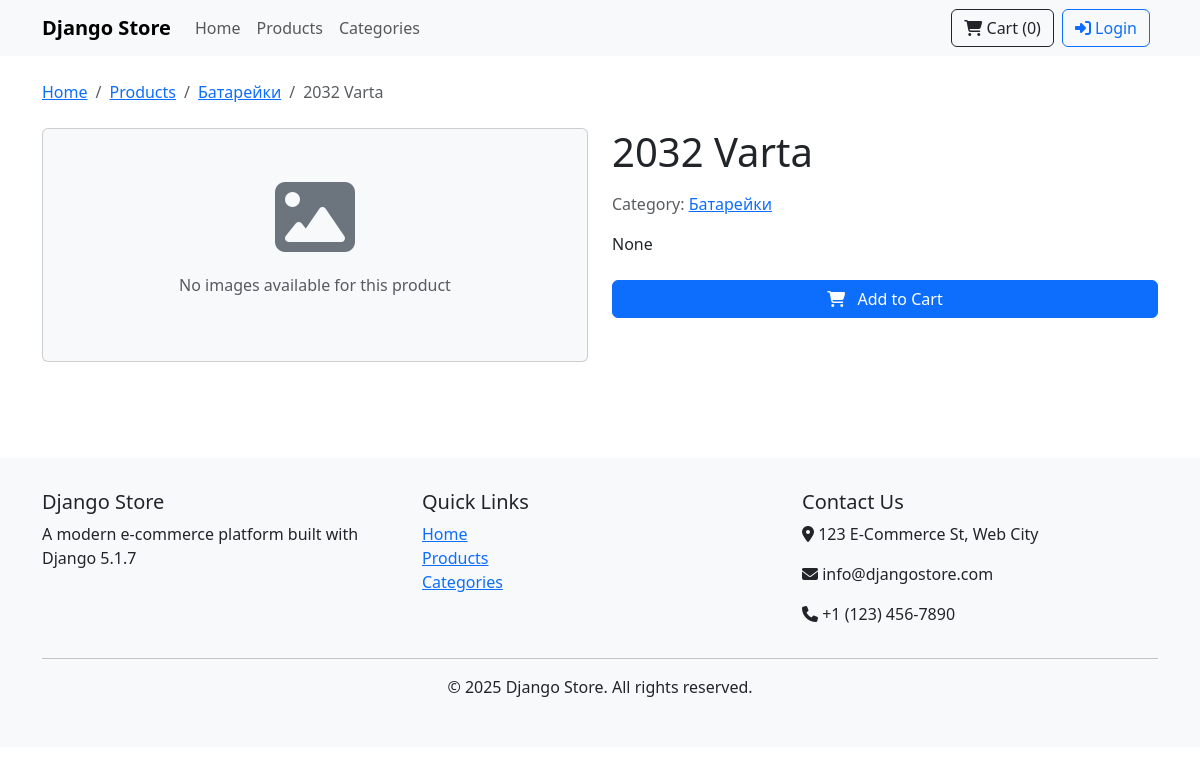
/product/2032-varta-1/, run on an earlier commit of the app's database.
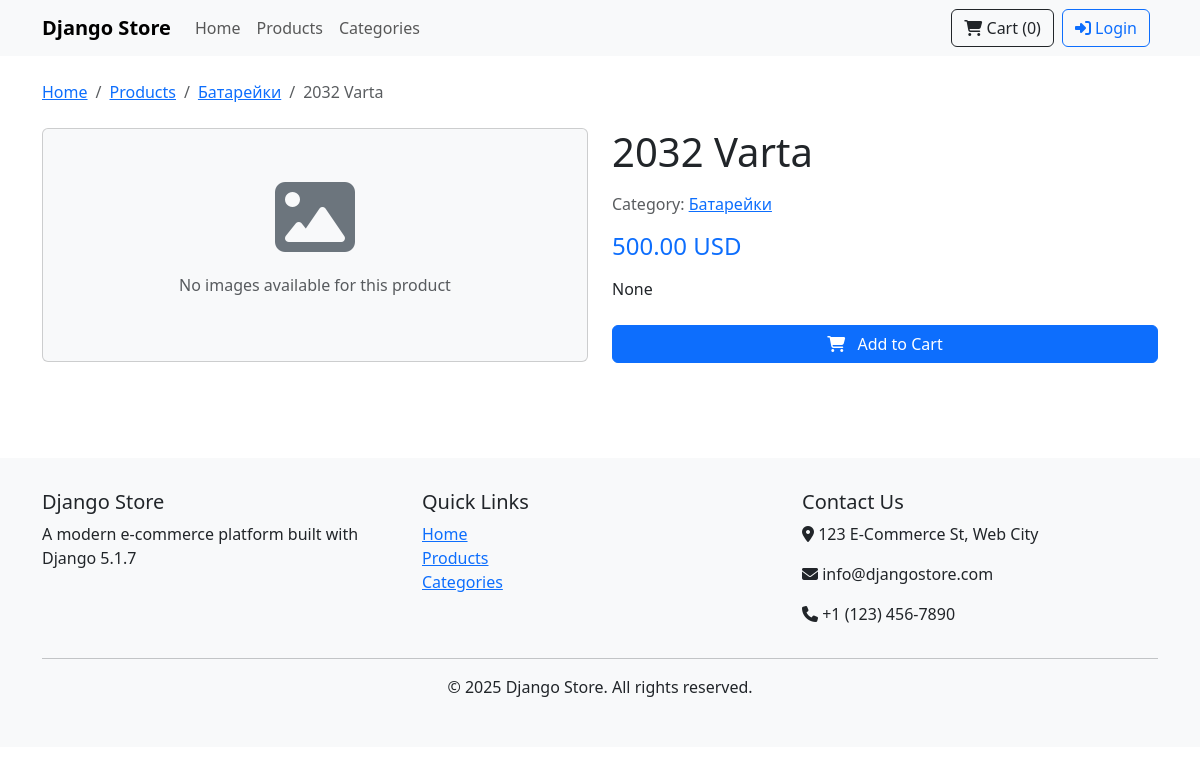
And on a later commit of the database.
### store/models.py (models this page shows, shortened)
class BaseModel(models.Model):
    id = models.UUIDField(primary_key=True, default=uuid.uuid4, editable=False)
    created_at = models.DateTimeField(auto_now_add=True, db_index=True)
    modified_at = models.DateTimeField(auto_now=True)
    class Meta:
        abstract = True
        ordering = ['-created_at']

class Product(BaseModel):
    name = models.CharField(max_length=255, db_index=True)
    name_2 = models.CharField(max_length=255, blank=True, null=True)
    article_number = models.CharField(max_length=50, blank=True, null=True, help_text="Product article/SKU number", db_index=True)
    slug = models.SlugField(max_length=255, unique=True, blank=True)
    description = models.TextField(blank=True, null=True)
    short_description = models.CharField(max_length=255, blank=True, null=True)
    category = models.ForeignKey(Category, on_delete=models.PROTECT, db_index=True, related_name='products')
    tags = models.ManyToManyField(Tag, blank=True, related_name='products')
    images = models.ManyToManyField(Image, blank=True, related_name='products')
    is_featured = models.BooleanField(default=False, db_index=True)
    is_active = models.BooleanField(default=True, db_index=True, help_text="Is this product visible on the site?")
    class Meta(BaseModel.Meta):
        indexes = [
            models.Index(fields=['slug']),
            models.Index(fields=['is_active', 'is_featured']),
            models.Index(fields=['name']),
            models.Index(fields=['category']),
        ]
        ordering = ['name']
    @property
    def current_price_display(self):
        active_price = self.prices.filter(is_active=True).order_by('amount').first()
        if active_price:
            return f"{active_price.amount} {active_price.currency}"
        return "Price not available"

class Category(BaseModel):
    name = models.CharField(max_length=255, unique=True)
    name_2 = models.CharField(max_length=255, blank=True, null=True)
    category_article = models.CharField(max_length=50, blank=True, null=True, help_text="Category article/reference code", db_index=True)
    slug = models.SlugField(max_length=255, unique=True, blank=True)
    description = models.TextField(blank=True, null=True)
    parent = models.ForeignKey('self', null=True, blank=True, on_delete=models.SET_NULL, related_name='children', db_index=True)
    image = models.ForeignKey(Image, null=True, blank=True, on_delete=models.SET_NULL, related_name='category_images')
    class Meta(BaseModel.Meta):
        verbose_name_plural = "Categories"
        indexes = [models.Index(fields=['slug']), models.Index(fields=['category_article'])]

class Price(BaseModel):
    class PriceType(models.TextChoices):
        SELLING = 'selling', 'Selling Price'
        PURCHASE = 'purchase', 'Purchase Price'
        REGULAR = 'regular', 'Regular Price'
        DISCOUNT = 'discount', 'Discount Price'
        WHOLESALE = 'wholesale', 'Wholesale Price'
        OTHER = 'other', 'Other Price'
    class Currency(models.TextChoices):
        KZT = 'KZT', 'Казахстанский тенге'
        USD = 'USD', 'Доллар США'
        EUR = 'EUR', 'Евро'
        RUB = 'RUB', 'Российский рубль'
        OTHER = 'OTHER', 'Other Currency'
    product = models.ForeignKey('Product', on_delete=models.CASCADE, related_name='prices')
    price_type = models.CharField(
        max_length=20,
        choices=PriceType.choices,
        default=PriceType.REGULAR,
        db_index=True,
        help_text="Type of the price (e.g., selling, purchase, discount)"
    )
    currency = models.CharField(
        max_length=10,
        choices=Currency.choices,
        default=Currency.KZT,
        db_index=True,
        help_text="Currency of the price"
    )
    amount = models.DecimalField(max_digits=10, decimal_places=2)
    description = models.CharField(max_length=100, blank=True, null=True, help_text="Optional: further details about this price")
    is_active = models.BooleanField(default=True, help_text="Is this price currently active?")
    class Meta(BaseModel.Meta):
        ordering = ['product', '-is_active', 'price_type', 'amount']
        unique_together = [['product', 'price_type', 'currency']] # A product should have one unique price per type and currency
        indexes = [
            models.Index(fields=['product', 'price_type', 'is_active']),
        ]

### store/views.py (the view)
# urls.py: path('product/<slug:slug>/', views.product_detail, name='product_detail'), # Changed from ProductDetailView and product_slug to slug
def product_detail(request, slug):
    product = get_object_or_404(Product.objects.prefetch_related(
        'images',
        Prefetch('prices', queryset=Price.objects.filter(is_active=True).order_by('price_type', 'amount'))
    ), slug=slug, is_active=True)
    main_image = product.images.filter(is_main=True).first()
    if not main_image:
        main_image = product.images.first()
    other_images = product.images.exclude(id=main_image.id) if main_image else product.images.all()
    current_price = product.prices.filter(price_type=Price.PriceType.SELLING, is_active=True).order_by('amount').first()
    if not current_price:
        current_price = product.prices.filter(is_active=True).order_by('amount').first()
    return render(request, 'store/product_detail.html', {
        'product': product,
        'main_image': main_image,
        'other_images': other_images,
        'current_price': current_price
    })

### store/templates/store/product_detail.html (shortened to what this page needs)
{% extends 'store/base.html' %}
{% block content %}
<div class="mb-4">
    <nav aria-label="breadcrumb">
        <ol class="breadcrumb">
            <li class="breadcrumb-item"><a href="{% url 'store:home' %}">Home</a></li>
            <li class="breadcrumb-item"><a href="{% url 'store:product_list' %}">Products</a></li>
            <li class="breadcrumb-item"><a href="{% url 'store:category_products' product.category.slug %}">{{ product.category.name }}</a></li>
            <li class="breadcrumb-item active" aria-current="page">{{ product.name }}</li>
        </ol>
    </nav>
</div>
<div class="row">
    <div class="col-md-6 mb-4">
        {% if product.images.all %}
        <div id="productCarousel" class="carousel slide" data-bs-ride="carousel">
            <div class="carousel-inner">
                {% for image in product.images.all %}
                <div class="carousel-item {% if forloop.first %}active{% endif %}">
                    <img src="{{ image.file_path.url }}" class="d-block w-100 img-fluid" alt="{{ image.alt_text|default:product.name }}">
                </div>
                {% endfor %}
            </div>
            {% if product.images.all.count > 1 %}
            <button class="carousel-control-prev" type="button" data-bs-target="#productCarousel" data-bs-slide="prev">
                <span class="carousel-control-prev-icon" aria-hidden="true"></span>
                <span class="visually-hidden">Previous</span>
            </button>
            <button class="carousel-control-next" type="button" data-bs-target="#productCarousel" data-bs-slide="next">
                <span class="carousel-control-next-icon" aria-hidden="true"></span>
                <span class="visually-hidden">Next</span>
            </button>
            {% endif %}
        </div>
        {% else %}
        <div class="card bg-light">
            <div class="card-body text-center py-5">
                <i class="fas fa-image fa-5x text-secondary mb-3"></i>
                <p class="text-muted">No images available for this product</p>
            </div>
        </div>
        {% endif %}
    </div>
    <div class="col-md-6">
        <h1 class="mb-3">{{ product.name }}</h1>
        <p class="text-muted">Category: <a href="{% url 'store:category_products' product.category.slug %}">{{ product.category.name }}</a></p>
        {% if product.prices.all %}
        <div class="mb-3">
            <h4 class="text-primary">{{ product.current_price_display }}</h4>
        </div>
        {% endif %}
        <div class="mb-4">
            <p>{{ product.description|linebreaks }}</p>
        </div>
        <div class="d-grid gap-2">
            <button class="btn btn-primary" type="button">
                <i class="fas fa-shopping-cart me-2"></i> Add to Cart
            </button>
        </div>
    </div>
</div>
{% endblock %}

### store/templates/store/base.html (shortened to what this page needs)
<!DOCTYPE html>
<html lang="en">
<head>
    <link href="https://cdn.jsdelivr.net/npm/bootstrap@5.3.0/dist/css/bootstrap.min.css" rel="stylesheet">
    <link rel="stylesheet" href="https://cdnjs.cloudflare.com/ajax/libs/font-awesome/6.4.0/css/all.min.css">
</head>
<body>
    <nav class="navbar navbar-expand-lg navbar-light bg-light">
        <div class="container">
            <a class="navbar-brand" href="{% url 'store:home' %}">Django Store</a>
            <div class="collapse navbar-collapse" id="navbarNav">
                <ul class="navbar-nav me-auto">
                    <li class="nav-item">
                        <a class="nav-link" href="{% url 'store:home' %}">Home</a>
                    </li>
                    <li class="nav-item">
                        <a class="nav-link" href="{% url 'store:product_list' %}">Products</a>
                    </li>
                    <li class="nav-item">
                        <a class="nav-link" href="{% url 'store:category_list' %}">Categories</a>
                    </li>
                </ul>
                <div class="d-flex align-items-center">
                    <a href="#" class="btn btn-outline-dark me-2">
                        <i class="fas fa-shopping-cart"></i> Cart (0)
                    </a>
                    {% if user.is_authenticated %}
                        <span class="navbar-text me-2">Hello, {{ user.username }}!</span>
                        <a href="{% url 'logout' %}" class="btn btn-outline-danger">
                            <i class="fas fa-sign-out-alt"></i> Logout
                        </a>
                    {% else %}
                        <a href="{% url 'login' %}" class="btn btn-outline-primary me-2">
                            <i class="fas fa-sign-in-alt"></i> Login
                        </a>
                    {% endif %}
                </div>
            </div>
        </div>
    </nav>
    <main class="container py-4">
        {% block content %}{% endblock %}
    </main>
    <footer class="bg-light">
        <div class="container">
            <div class="row">
                <div class="col-md-4">
                    <h5>Django Store</h5>
                    <p>A modern e-commerce platform built with Django 5.1.7</p>
                </div>
                <div class="col-md-4">
                    <h5>Quick Links</h5>
                    <ul class="list-unstyled">
                        <li><a href="{% url 'store:home' %}">Home</a></li>
                        <li><a href="{% url 'store:product_list' %}">Products</a></li>
                        <li><a href="{% url 'store:category_list' %}">Categories</a></li>
                    </ul>
                </div>
                <div class="col-md-4">
                    <h5>Contact Us</h5>
                    <address>
                        <p><i class="fas fa-map-marker-alt"></i> 123 E-Commerce St, Web City</p>
                        <p><i class="fas fa-envelope"></i> info@djangostore.com</p>
                        <p><i class="fas fa-phone"></i> +1 (123) 456-7890</p>
                    </address>
                </div>
            </div>
            <hr>
            <div class="text-center">
                <p>&copy; {% now "Y" %} Django Store. All rights reserved.</p>
            </div>
        </div>
    </footer>
</body>
</html>

### store/templates/store/base.html (style rules this page uses)
.navbar-brand { font-weight: bold; }
footer { margin-top: 3rem; padding: 2rem 0; background-color: #f8f9fa; }

What changed in the data, as far as the page shows it:
changed Product "None": current_price_display (not shown) → "500.00 USD"
